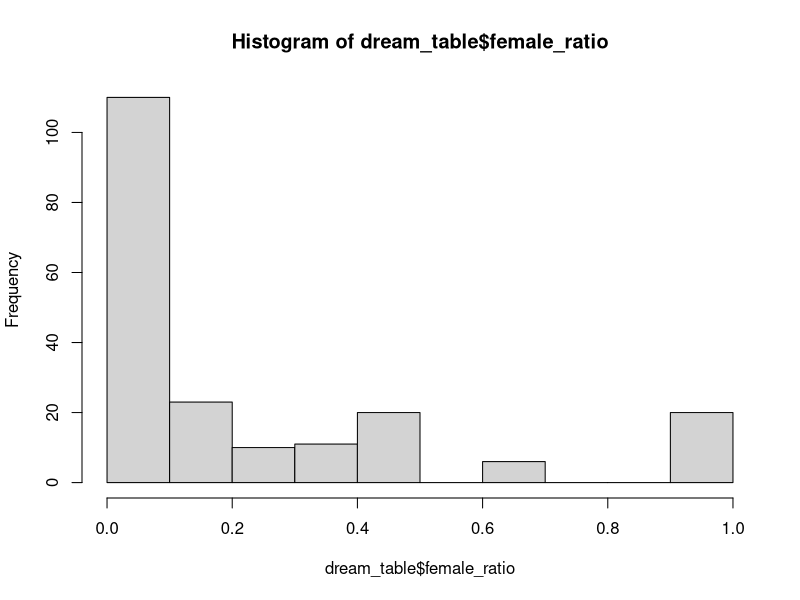
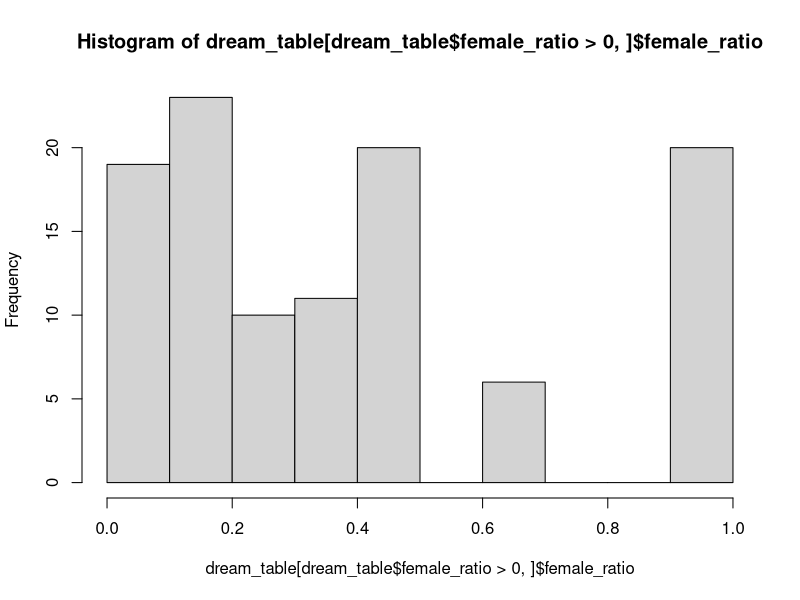
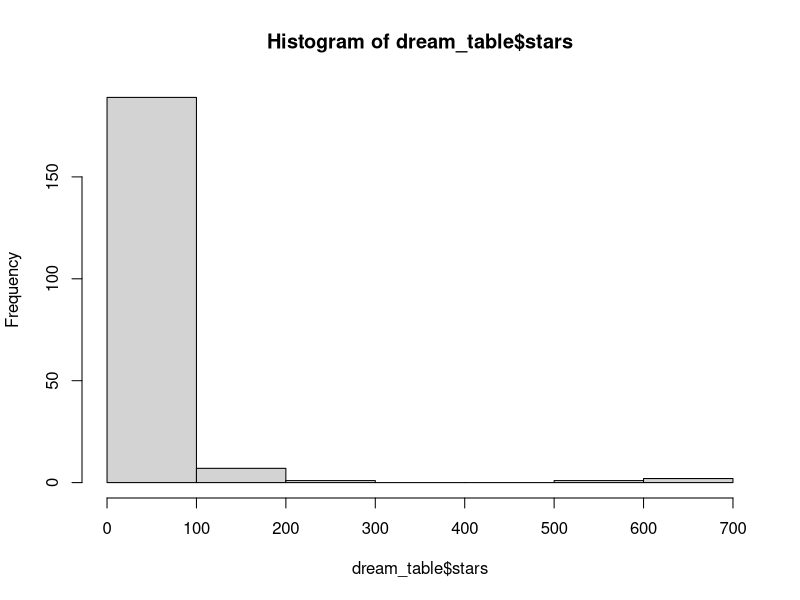
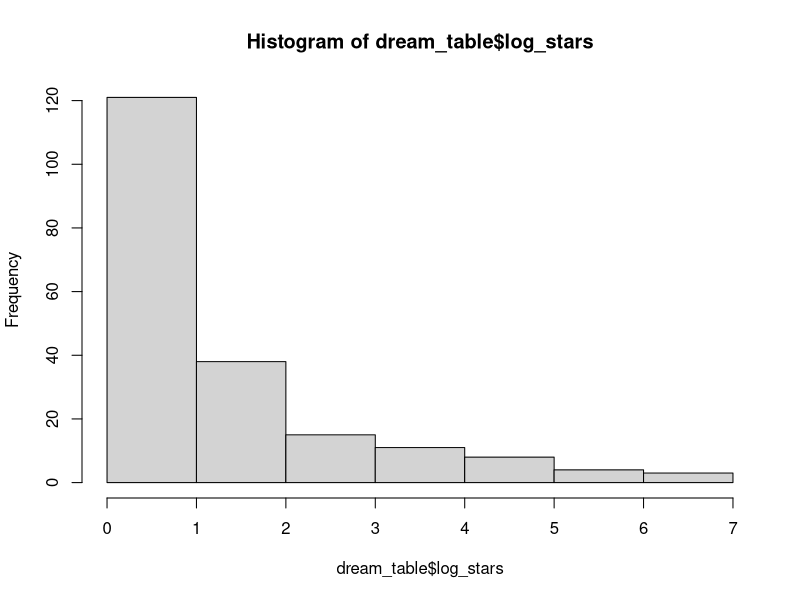
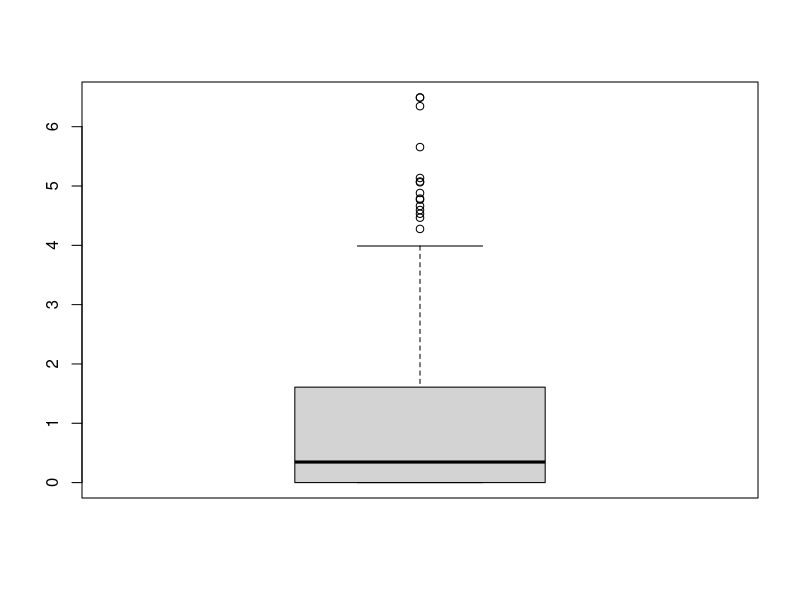
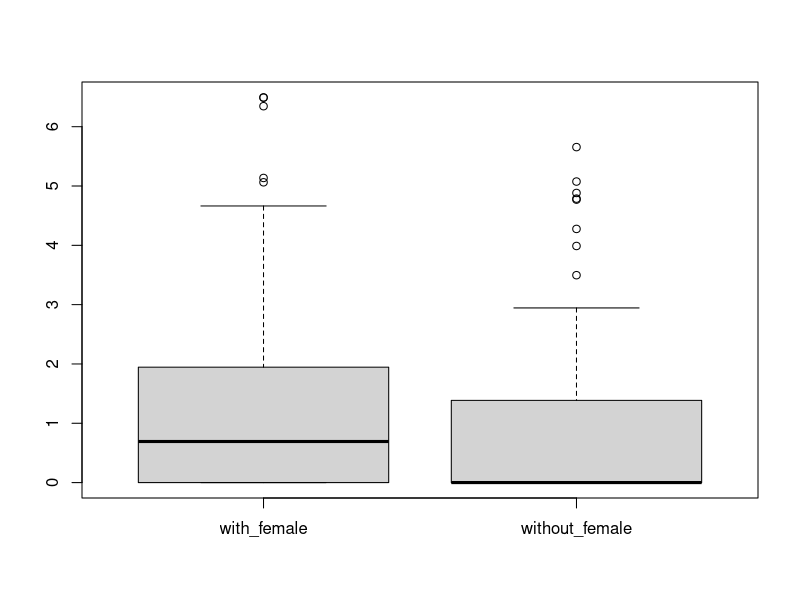
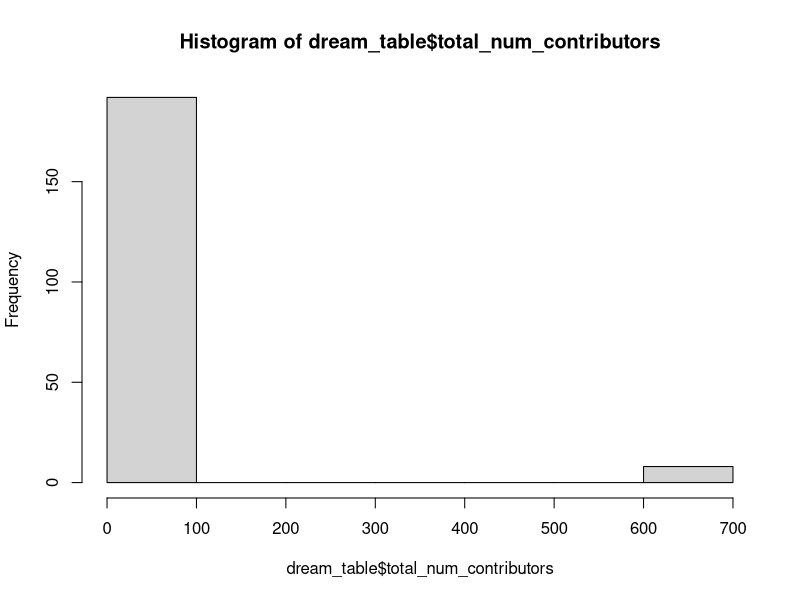
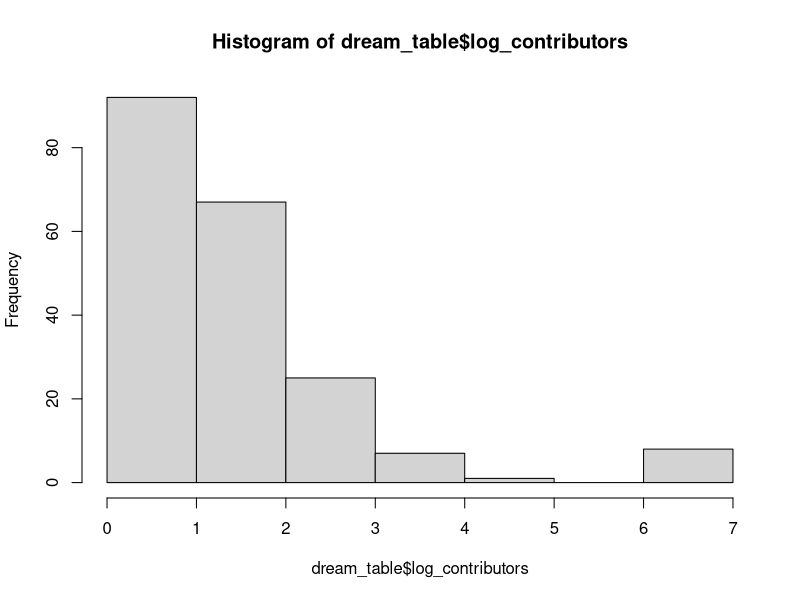

Reproduce these figures in R, in order.
# setwd(...) # Set working directory to source file location

library(readr) # Install if needed

# Read data into R
dream_table = read_csv("dream_table_final_merge.csv")
View(dream_table)

# Check how many rows (projects) there are
nrow(dream_table)

# Check names of columns
names(dream_table)

# Sanity check: number of unique slugs should match number of rows
length(unique(dream_table$slug))

# Summary statistics for the response variable
summary(dream_table$female_ratio)
hist(dream_table$female_ratio)
# .. only for projects with at least one female contributor
hist(dream_table[dream_table$female_ratio > 0,]$female_ratio)

# Check how many projects have at least one female contributor
table(dream_table$female_ratio > 0)

# Make a boolean variable to encode at least one female contributor
dream_table$has_female = dream_table$female_ratio > 0
table(dream_table$has_female)

# Start exploring features

# Stars
summary(dream_table$stars)
hist(dream_table$stars)
dream_table$log_stars = log(dream_table$stars+1)
hist(dream_table$log_stars)

# Compare stars between female vs no-female projects
boxplot(dream_table$log_stars)

boxplot(list(with_female = dream_table[dream_table$has_female == TRUE,]$log_stars,
             without_female = dream_table[dream_table$has_female == FALSE,]$log_stars))

# Number of contributors
names(dream_table)
summary(dream_table$total_num_contributors)
hist(dream_table$total_num_contributors)
dream_table$log_contributors = log(dream_table$total_num_contributors)
hist(dream_table$log_contributors)

boxplot(list(with_female = dream_table[dream_table$has_female == TRUE,]$log_contributors,
             without_female = dream_table[dream_table$has_female == FALSE,]$log_contributors))

# Test correlation between popularity and gender

m1 = glm(has_female ~ log_stars,
         family = "binomial",
         data = dream_table)

summary(m1)


m2 = glm(has_female ~ log_stars + log_contributors,
         family = "binomial",
         data = dream_table)

summary(m2)

# ... skip to the end

names(dream_table)

table(dream_table$coc)
str(dream_table$coc)
dream_table$has_coc = dream_table$coc == 1

table(dream_table$contrib)
str(dream_table$contrib)
dream_table$has_contrib = dream_table$contrib == 1

summary(dream_table$compound)
hist(dream_table$compound)
dream_table$sentiment = dream_table$compound

summary(dream_table$readability)
hist(dream_table$readability)
hist(dream_table$readMeLength)
hist(dream_table$readability / dream_table$readMeLength)
summary(dream_table$readability / dream_table$readMeLength)

dream_table$normalized_readability = dream_table$readability / dream_table$readMeLength

names(dream_table)
hist(dream_table$header_count)

hist(dream_table$total_num_commits)
summary(dream_table$total_num_commits)
hist(log(dream_table$total_num_commits))
dream_table$log_commits = log(dream_table$total_num_commits)

dream_table_subset = subset(dream_table, readability / readMeLength > -600)
hist(dream_table_subset$readability / dream_table_subset$readMeLength)
nrow(dream_table_subset)

mn = glm(has_female ~ 
            log_contributors 
          + log_stars
          + has_coc
          + has_contrib
          + sentiment
          + header_count
          + normalized_readability
          , family = "binomial"
          , data = dream_table_subset)

# No colinearity
library(car)
vif(mn)

# Sad :( No correlation
summary(mn)
anova(mn)
